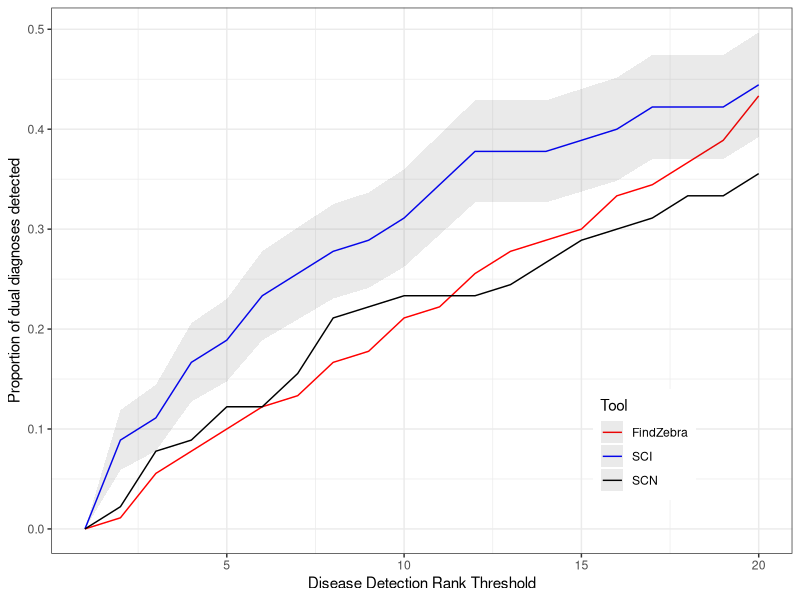
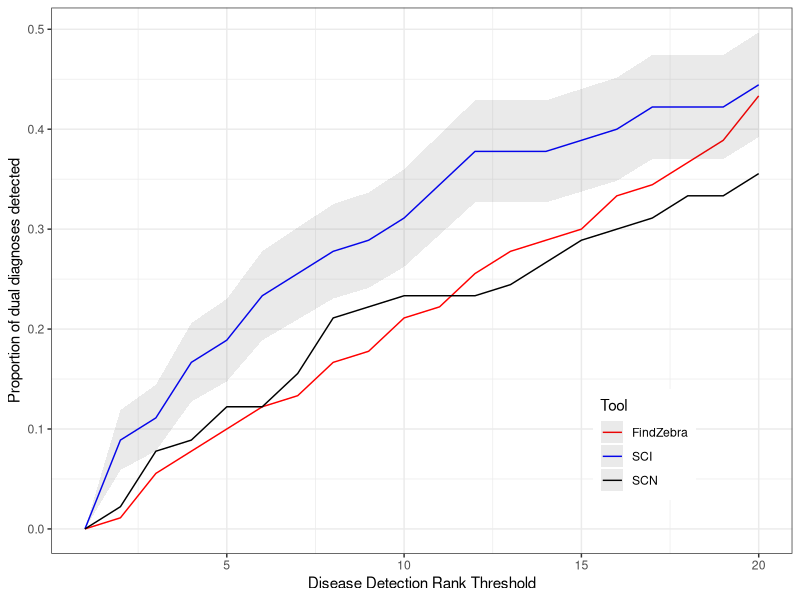

Source code (R) for these figures, in order: (Note: this script raises an error after producing the figures.)
# get required packages
.libPaths("C:/Users/wadhwar/Documents/R/win-library/3.4")
suppressPackageStartupMessages(library(ggplot2))
suppressPackageStartupMessages(library(tidyr))
suppressPackageStartupMessages(library(dplyr))
cat("Packages loaded.\n")

# function to calculate se
se <- function(vec) {
  return(sd(vec)/sqrt(length(vec)))
}

# rounds to four digits and returns as character
cust.round <- function(num, numdig = 4) {
  as.character(round(num, digits = numdig))
}
cat("Personal functions defined.\n")

# read in data
dataset <- read.csv("Results.csv",
                    header = TRUE,
                    na.strings = c("NA", "", "Inf", "NR"),
                    colClasses = c(rep("character", 3),
                                   rep("integer", 6)))
cat("Data input completed.\n")

# processing: change all NA values to 1000 (after all thresholds)
dataset[is.na(dataset)] <- 1000

# if folder doesn't exist, make it
if (!file.exists("Figs")) {
  dir.create("Figs")
  cat("Folder for plots created.\n")
}

#####SINGLE THRESHOLD#####
# combine ranks for both diagnoses into one
# fz <- c(dataset$FZC1, dataset$FZC2)
# sci<- c(dataset$SCC1I, dataset$SCC2I)
# scn<- c(dataset$SCC1W, dataset$SCC2W)

# convert ranks to boolean for proportion testing
# see how good each tool is overall
# fz <- fz <= 20
# sci<- sci<= 20
# scn<- scn<= 20

# store means and sd into data frame for bar chart
# df.props <- data.frame(Condition = c("FZ", "SCI", "SCN"),
#                        Mean = c(mean(fz),
#                                 mean(sci),
#                                 mean(scn)),
#                        SD = c(sd(fz),
#                               sd(sci),
#                               sd(scn)))

# plot as bar
# ggplot(data = df.props, aes(x = Condition, y = Mean, color = I("black"))) +
#   geom_bar(stat = "identity", fill = "red") +
#   theme_bw() +
#   geom_errorbar(aes(ymin = Mean - SD, ymax = Mean + SD),
#                 width = 0.35) +
#   ylab("Proportion detected") +
#   xlab("DDx Tool")
# ggsave("Figs/BarplotSingle.png", width = 6, height = 6)

# check how good a tool is at detecting both in a pair
# fz <- (dataset$FZC1 <= 20 & dataset$FZC2 <= 20)
# sci<- (dataset$SCC1I<= 20 & dataset$SCC2I<= 20)
# scn<- (dataset$SCC1W<= 20 & dataset$SCC2W<= 20)

# store means and sd into data frame for bar chart
# df.props <- data.frame(Condition = c("FZ", "SCI", "SCN"),
#                        Mean = c(mean(fz),
#                                 mean(sci),
#                                 mean(scn)),
#                        SD = c(sd(fz),
#                               sd(sci),
#                               sd(scn)),
#                        SE = c(se(fz),
#                               se(sci),
#                               se(scn)))

# plot as bar
# ggplot(data = df.props, aes(x = Condition, y = Mean, color = I("black"))) +
#   geom_bar(stat = "identity", fill = "red") +
#   theme_bw() +
#   geom_errorbar(aes(ymin = Mean - SD, ymax = Mean + SD),
#                 width = 0.35) +
#   ylab("Proportion detected") +
#   xlab("DDx Tool")
# ggsave("Figs/BarplotPairSD.png", width = 6, height = 6)
# 
# ggplot(data = df.props, aes(x = Condition, y = Mean, color = I("black"))) +
#   geom_bar(stat = "identity", fill = "red") +
#   theme_bw() +
#   geom_errorbar(aes(ymin = Mean - SE, ymax = Mean + SE),
#                 width = 0.35) +
#   ylab("Proportion detected") +
#   xlab("DDx Tool")
# ggsave("Figs/BarplotPairSE.png", width = 6, height = 6)

#####VARYING THRESHOLD#####
# see how good each tool is at detecting both in a pair based on varying
# threshold of what counts as detection (less than what rank)
vals <- 1:20
fz <- numeric(length(vals))
sci<- numeric(length(vals))
scn<- numeric(length(vals))
counter <- 1
for (i in vals) {
  # get vectors for current threshold
  temp.fz <- (dataset$FZC1 <= i & dataset$FZC2 <= i)
  temp.sci<- (dataset$SCC1I<= i & dataset$SCC2I<= i)
  temp.scn<- (dataset$SCC1W<= i & dataset$SCC2W<= i)
  
  # store mean of each column
  fz[counter] <- mean(temp.fz)
  sci[counter]<- mean(temp.sci)
  scn[counter]<- mean(temp.scn)
  
  # update loop counter
  counter <- counter + 1
}

# store values into data frame and reshape
df.thresh <- data.frame(Threshold = vals,
                        FZ   = fz,
                        SCI  = sci,
                        SCN  = scn)
df.thresh <- df.thresh %>%
  gather("Tool", "Prop.Detect", 2:4)

# plot as line plot
# ggplot(df.thresh, aes(x = Threshold, y = Prop.Detect, colour = Tool)) +
#   geom_line() +
#   ylab(label = "Proportion of dual diagnoses detected") +
#   xlab("Disease Detection Rank Threshold") +
#   theme_bw() +
#   theme(legend.position = c(0.8, 0.2)) +
#   scale_colour_manual(values = c("red", "blue", "black"),
#                       label = c("FindZebra",
#                                 "SC (Incidence)",
#                                 "SC (No incidence)"))
# ggsave("Figs/VaryThreshold.png", width = 6, height = 6)

# # plot as line plot with smoother
df.thresh <- df.thresh %>%
  dplyr::mutate(SE = sqrt(Prop.Detect * (1 - Prop.Detect) / nrow(dataset)))
df.thresh[df.thresh$Tool != "SCI",]$SE <- 0
ggplot(df.thresh, aes(x = Threshold, y = Prop.Detect, colour = Tool)) +
  geom_line() +
  geom_ribbon(aes(ymin = df.thresh$Prop.Detect - df.thresh$SE,
                  ymax = df.thresh$Prop.Detect + df.thresh$SE),
              linetype = 0, alpha = 0.1) +
  ylab("Proportion of dual diagnoses detected") +
  xlab("Disease Detection Rank Threshold") +
  theme_bw() +
  theme(legend.position = c(0.8, 0.2)) +
  scale_colour_manual(values = c("red", "blue", "black"),
                      label = c("FindZebra",
                                "SCI",
                                "SCN"))
ggsave("Figs/StatVaryThresh.png", width = 6, height = 6)
cat("Plot for varying rank threshold created.\n")

#####EFFECT OF SINGLE DDX#####
# list of conditions
single.ddx <- data.frame(conds = c("TSD", "SLO", "MMA", "GSD", "PKU", "FXS", "AT", "CF", "TOI", "MD", "NS", "SS", "HS", "SDS", "TSC", "FXS2", "HS2", "AT2"),
                         fz = c(1, 6, 5, 3, 1, 5, 8, 6, 1, 1, 3, 2, 10, 9, 4, 5, 6, 3),
                         sci= c(2, 1, 5, 3, 1, 3, 5, 1, 4, 1, 1, 8, 1, 1, 1, 6, 4, 2),
                         scn= c(1, 6, 5, 1, 2, 2, 35, 1, 17, 1, 5, 26, 1, 1, 1, 10, 5, 2))

# function to detect what proportion of the time this disease was detected by given tool
prop.detected <- function(condition, tool, rank.thresh) {
  # only choose columns important for tool of interest
  if (tool == "FZ") {
    interest <- select(dataset, "Condition.1", "Condition.2", "FZC1", "FZC2")
  } else if (tool == "SCI") {
    interest <- select(dataset, "Condition.1", "Condition.2", "SCC1I", "SCC2I")
  } else if (tool == "SCN") {
    interest <- select(dataset, "Condition.1", "Condition.2", "SCC1W", "SCC2W")
  } else {
    stop(paste("ERROR: tool name -", tool, "- not recognized."))
  }
  
  # only choose rows important for condition of interest
  interest <- interest[(interest$Condition.1 == condition) | (interest$Condition.2 == condition), ]
  names(interest) <- c("C1", "C2", "D1", "D2")
  
  # count number of times detection met threshold
  total <- nrow(interest)
  count <- 0
  for (i in 1:nrow(interest)) {
    if (interest$C1[i] == condition && interest$D1[i] <= rank.thresh ||
        interest$C2[i] == condition && interest$D2[i] <= rank.thresh) {
      count <- count + 1
    }
  }
  
  # return proportion
  return(count / total)
}

# make data frame containing proportion detection results
df.prop.det <- data.frame(Condition = single.ddx$conds,
                          FZ.Single = single.ddx$fz,
                          FZ  = vapply(X = single.ddx$conds,
                                             FUN=function(x) prop.detected(x, "FZ", 20),
                                             FUN.VALUE = numeric(1)),
                          SCI.Single= single.ddx$sci,
                          SCI = vapply(X = single.ddx$conds,
                                             FUN=function(x) prop.detected(x, "SCI", 20),
                                             FUN.VALUE = numeric(1)),
                          SCN.Single= single.ddx$scn,
                          SCN = vapply(X = single.ddx$conds,
                                             FUN=function(x) prop.detected(x, "SCN", 20),
                                             FUN.VALUE = numeric(1)))

# plot coordinates to see if single ddx rank affects dual ddx rank
common <- ggplot(df.prop.det) +
  theme_classic() +
  ylab("Proportion detected")

# FindZebra
fz.model <- lm(FZ ~ FZ.Single, data = df.prop.det)
common +
  geom_point(aes(x = FZ.Single, y = FZ)) +
  xlab("FindZebra Single Dx Rank") +
  annotate("text", x = 7.5, y = 0.3,
           label = paste("italic(R) ^ 2 ==",
                         cust.round(cor(df.prop.det$FZ.Single, df.prop.det$FZ) ^ 2, 4)),
           parse = TRUE) +
  annotate("text", x = 7.5, y = 0.27,
           label = paste("italic(m) ==",
                         cust.round(fz.model$coefficients[2])),
           parse = TRUE) +
  annotate("text", x = 7.5, y = 0.24,
           label = paste("italic(p) ==",
                         cust.round(summary(fz.model)$coefficients[2, 4])),
           parse = TRUE)
ggsave("Figs/SingleDual-FZ.png", width = 6, height = 6)

# SC (Incidence)
sci.model <- lm(SCI ~ SCI.Single, data = df.prop.det)
common +
  geom_point(aes(x = SCI.Single, y = SCI)) +
  xlab("SC (Incidence) Single Dx Rank") +
  annotate("text", x = 6, y = 0.3,
           label = paste("italic(R) ^ 2 ==",
                         cust.round(cor(df.prop.det$SCI.Single, df.prop.det$SCI) ^ 2, 4)),
           parse = TRUE) +
  annotate("text", x = 6, y = 0.27,
           label = paste("italic(m) ==",
                         cust.round(sci.model$coefficients[2])),
           parse = TRUE) +
  annotate("text", x = 6, y = 0.24,
           label = paste("italic(p) ==",
                         cust.round(summary(sci.model)$coefficients[2, 4])),
           parse = TRUE)
ggsave("Figs/SingleDual-SCI.png", width = 6, height = 6)

# SC (No incidence)
scn.model <- lm(SCN ~ SCN.Single, data = df.prop.det)
common +
  geom_point(aes(x = SCN.Single, y = SCN)) +
  xlab("SC (No incidence) Single Dx Rank") +
  annotate("text", x = 25, y = 0.3,
           label = paste("italic(R) ^ 2 ==",
                         cust.round(cor(df.prop.det$SCN.Single, df.prop.det$SCN) ^ 2, 4)),
           parse = TRUE) +
  annotate("text", x = 25, y = 0.27,
           label = paste("italic(m) ==",
                         cust.round(scn.model$coefficients[2])),
           parse = TRUE) +
  annotate("text", x = 25, y = 0.24,
           label = paste("italic(p) ==",
                         cust.round(summary(scn.model)$coefficients[2, 4])),
           parse = TRUE)
ggsave("Figs/SingleDual-SCN.png", width = 6, height = 6)
cat("Plots for tool bias created.\n")

# reshape for dodge bar plot
df.bias <- df.prop.det %>%
  select(seq(1, 7, by = 2)) %>%
  gather("Tool", "Proportion", 2:4)

ggplot(df.bias, aes(x = Condition, y = Proportion, fill = Tool)) +
  geom_bar(stat = "identity", position = "dodge") +
  scale_fill_manual(values = c("red", "blue", "gray"),
                    label = c("FindZebra", "SC (Incidence)", "SC (No incidence)")) +
  theme_bw() +
  theme(legend.position = "top") +
  geom_vline(xintercept = seq(1.5, by = 1, length = length(single.ddx$conds) - 1))
ggsave("Figs/CondBias.png", width = 6, height = 3)
cat("Plot for conditional bias created.\n")

cat("Script completed.")
